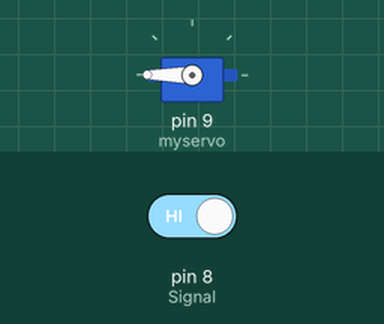
This sketch was run on a simulated Arduino Uno, built with avr-gcc and run on an emulated ATmega328P. On the bench: servo. Inputs (shaded band) come from the test bench; at power-on: pin 8 (Signal) HIGH.

Above: at 1.2 s.
1.3 s: pin 8 (Signal) driven LOW
At 2.5 s:
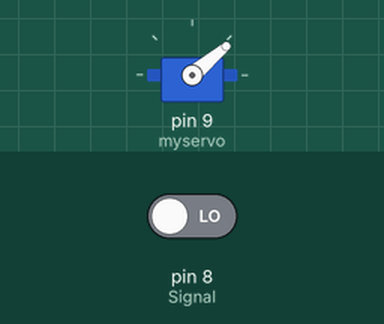
2.8 s: pin 8 (Signal) driven HIGH
At 3.5 s:
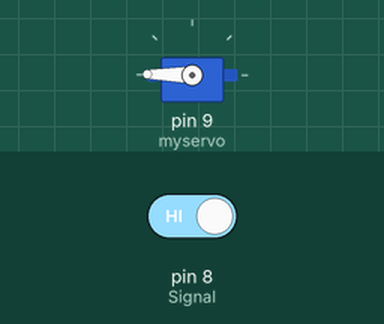
Timing chart, 0 to 5.8 s (numbered marks = the images above; inputs shaded):
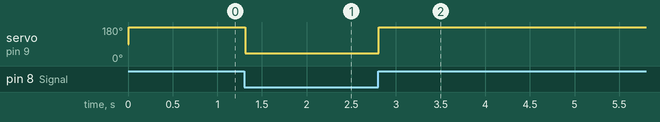

Measured:
- after the input at 1.3 s, servo on pin 9 (myservo): 180° → 40° at once
- after the input at 2.8 s, servo on pin 9 (myservo): 40° → 179° at once

The sketch:

Soap.ino
```cpp
#include <Servo.h>
Servo myservo;
int pos;
int Signal = 8;
void setup()
{
  pinMode(Signal, INPUT);
  myservo.attach(9);
}
void loop() {
  int buttonState = digitalRead(Signal);
  delay(1);
if (buttonState == 0)
    {
  for ( ;pos >= 40; pos -= 1)
   {
    myservo.write(pos);
    delay(0);
   }
    }
else
    {
  for ( ;pos <= 180; pos += 2)
  {
    myservo.write(pos);
    delay(0);
   }
    }
}
```
